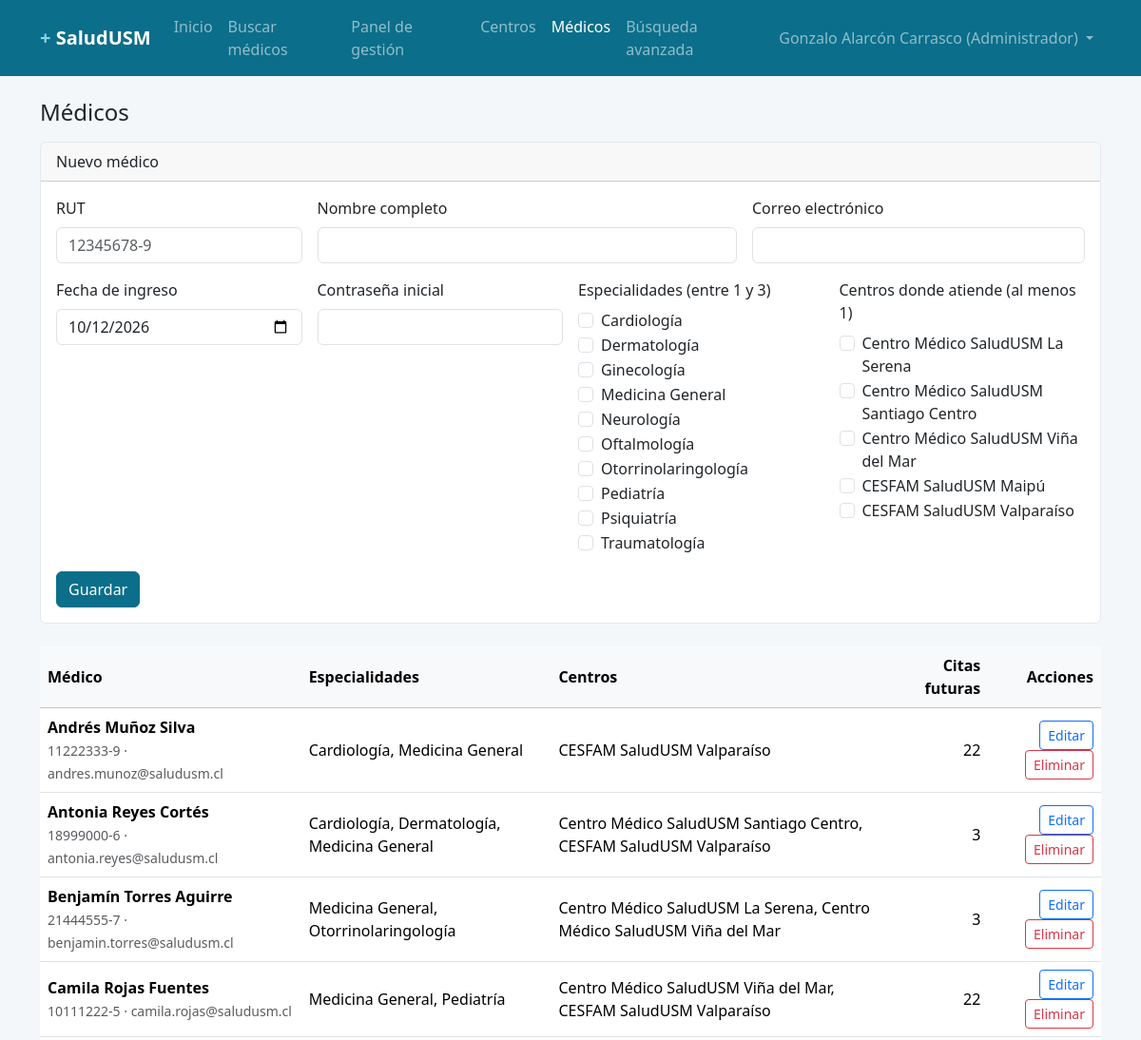
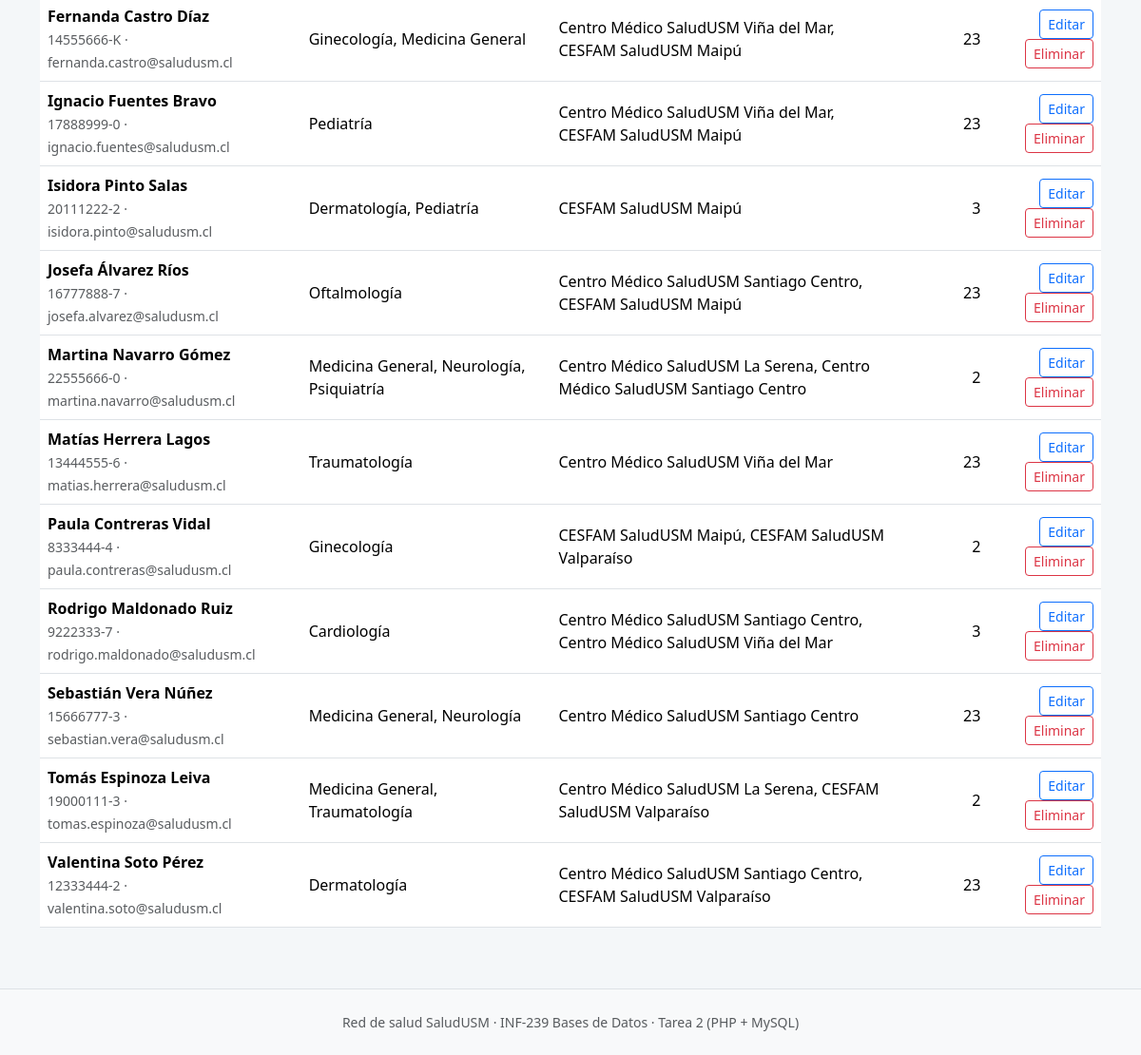
Screenshot of /PHP/admin_medicos.php (signed in) with the database file from the repository (2 pictures, top to bottom).
### tables this page shows
CREATE TABLE especialidad (
    id_especialidad INT         NOT NULL AUTO_INCREMENT,
    nombre          VARCHAR(40) NOT NULL,
    CONSTRAINT pk_especialidad PRIMARY KEY (id_especialidad),
    CONSTRAINT uq_especialidad_nombre UNIQUE (nombre)
);

CREATE TABLE centro_medico (
    id_centro   INT          NOT NULL AUTO_INCREMENT,
    codigo      VARCHAR(10)  NOT NULL,
    nombre      VARCHAR(80)  NOT NULL,
    id_comuna   INT          NOT NULL,
    CONSTRAINT pk_centro_medico PRIMARY KEY (id_centro),
    CONSTRAINT uq_centro_codigo UNIQUE (codigo),
    CONSTRAINT fk_centro_comuna FOREIGN KEY (id_comuna)
        REFERENCES comuna (id_comuna)
        ON UPDATE CASCADE ON DELETE RESTRICT
);

CREATE TABLE usuario (
    rut             VARCHAR(12)  NOT NULL,
    nombre          VARCHAR(80)  NOT NULL,
    email           VARCHAR(100) NOT NULL,
    password_hash   VARCHAR(255) NOT NULL,
    id_rol          INT          NOT NULL,
    fecha_registro  DATETIME     NOT NULL DEFAULT CURRENT_TIMESTAMP,
    CONSTRAINT pk_usuario PRIMARY KEY (rut),
    CONSTRAINT uq_usuario_email UNIQUE (email),
    CONSTRAINT ck_usuario_rut CHECK (rut REGEXP '^[0-9]{7,8}-[0-9Kk]$'),
    CONSTRAINT fk_usuario_rol FOREIGN KEY (id_rol)
        REFERENCES rol (id_rol)
        ON UPDATE CASCADE ON DELETE RESTRICT
);

### PHP/funciones.php (called while the page is built, shortened)
<?php
function h($texto)
{
    return htmlspecialchars((string)$texto, ENT_QUOTES, 'UTF-8');
}

### PHP/admin_medicos.php (the view, shortened to what this page needs)
<?php
require_once 'funciones.php';
$rut_editar = trim($_GET['editar'] ?? $_POST['rut_medico'] ?? '');
$es_edicion = $rut_editar !== '';
$datos = ['rut' => '', 'nombre' => '', 'email' => '', 'fecha_ingreso' => date('Y-m-d')];
$especialidades = $pdo->query('SELECT id_especialidad, nombre FROM especialidad ORDER BY nombre')->fetchAll();
$centros = $pdo->query('SELECT id_centro, nombre FROM centro_medico ORDER BY nombre')->fetchAll();
$medicos = $pdo->query("SELECT u.rut, u.nombre, u.email,
                               (SELECT GROUP_CONCAT(e.nombre ORDER BY e.nombre SEPARATOR ', ')
                                  FROM medico_especialidad me
                                  JOIN especialidad e ON e.id_especialidad = me.id_especialidad
                                 WHERE me.rut_medico = m.rut) AS especialidades,
                               (SELECT GROUP_CONCAT(c.nombre ORDER BY c.nombre SEPARATOR ', ')
                                  FROM medico_centro mc
                                  JOIN centro_medico c ON c.id_centro = mc.id_centro
                                 WHERE mc.rut_medico = m.rut) AS centros,
                               (SELECT COUNT(*)
                                  FROM cita ci
                                  JOIN estado_cita e ON e.id_estado = ci.id_estado
                                 WHERE ci.rut_medico = m.rut
                                   AND ci.fecha >= CURDATE()
                                   AND e.nombre IN ('Reservada','Confirmada')) AS citas_futuras
                        FROM   medico  m
                        JOIN   usuario u ON u.rut = m.rut
                        ORDER BY u.nombre")->fetchAll();
require 'cabecera.php';
?>
<h1 class="h4 mb-3">Médicos</h1>
<div class="card mb-4">
    <div class="card-header">
        <?= $es_edicion ? 'Editar médico: ' . h($datos['nombre']) : 'Nuevo médico' ?>
    </div>
    <div class="card-body">
        <form method="post" action="admin_medicos.php" class="row g-3">
            <div class="col-md-3">
                <label class="form-label" for="rut">RUT</label>
                <input type="text" class="form-control" id="rut" name="rut" placeholder="12345678-9"
                       value="<?= h($datos['rut']) ?>" <?= $es_edicion ? 'disabled' : 'required' ?>>
            </div>
            <div class="col-md-5">
                <label class="form-label" for="nombre">Nombre completo</label>
                <input type="text" class="form-control" id="nombre" name="nombre"
                       value="<?= h($datos['nombre']) ?>" required>
            </div>
            <div class="col-md-4">
                <label class="form-label" for="email">Correo electrónico</label>
                <input type="email" class="form-control" id="email" name="email"
                       value="<?= h($datos['email']) ?>" required>
            </div>
            <div class="col-md-3">
                <label class="form-label" for="fecha_ingreso">Fecha de ingreso</label>
                <input type="date" class="form-control" id="fecha_ingreso" name="fecha_ingreso"
                       value="<?= h($datos['fecha_ingreso']) ?>" required>
            </div>
            <div class="col-md-3">
                <label class="form-label" for="clave">
                    <?= $es_edicion ? 'Nueva contraseña (opcional)' : 'Contraseña inicial' ?>
                </label>
                <input type="password" class="form-control" id="clave" name="clave"
                       <?= $es_edicion ? '' : 'required' ?>>
            </div>
            <?php if (!$es_edicion): ?>
                <div class="col-md-3">
                    <label class="form-label">Especialidades (entre 1 y 3)</label>
                    <?php foreach ($especialidades as $e): ?>
                        <div class="form-check">
                            <input class="form-check-input" type="checkbox" name="especialidades[]"
                                   value="<?= (int)$e['id_especialidad'] ?>"
                                   id="esp<?= (int)$e['id_especialidad'] ?>">
                            <label class="form-check-label" for="esp<?= (int)$e['id_especialidad'] ?>">
                                <?= h($e['nombre']) ?>
                            </label>
                        </div>
                    <?php endforeach; ?>
                </div>
                <div class="col-md-3">
                    <label class="form-label">Centros donde atiende (al menos 1)</label>
                    <?php foreach ($centros as $c): ?>
                        <div class="form-check">
                            <input class="form-check-input" type="checkbox" name="centros[]"
                                   value="<?= (int)$c['id_centro'] ?>" id="cen<?= (int)$c['id_centro'] ?>">
                            <label class="form-check-label" for="cen<?= (int)$c['id_centro'] ?>">
                                <?= h($c['nombre']) ?>
                            </label>
                        </div>
                    <?php endforeach; ?>
                </div>
            <?php endif; ?>
            <div class="col-12 d-flex gap-2">
                <button class="btn btn-salud" type="submit">Guardar</button>
            </div>
        </form>
    </div>
</div>
<div class="table-responsive">
    <table class="table table-hover align-middle bg-white">
        <thead class="table-light">
            <tr>
                <th>Médico</th>
                <th>Especialidades</th>
                <th>Centros</th>
                <th class="text-end">Citas futuras</th>
                <th class="text-end">Acciones</th>
            </tr>
        </thead>
        <tbody>
        <?php foreach ($medicos as $m): ?>
            <tr>
                <td><strong><?= h($m['nombre']) ?></strong><br>
                    <span class="text-muted small"><?= h($m['rut']) ?> &middot; <?= h($m['email']) ?></span></td>
                <td><?= h($m['especialidades']) ?></td>
                <td><?= h($m['centros']) ?></td>
                <td class="text-end"><?= (int)$m['citas_futuras'] ?></td>
                <td class="text-end">
                    <a class="btn btn-sm btn-outline-primary"
                       href="admin_medicos.php?editar=<?= urlencode($m['rut']) ?>">Editar</a>
                    <form method="post" action="admin_medicos.php" class="d-inline"
                          onsubmit="return confirm('¿Eliminar a este médico del sistema?');">
                        <button class="btn btn-sm btn-outline-danger" type="submit">Eliminar</button>
                    </form>
                </td>
            </tr>
        <?php endforeach; ?>
        </tbody>
    </table>
</div>
<?php require 'pie.php'; ?>

### CSS/estilos.css (style rules this page uses)
:root { --salud-azul: #0b6e8a; --salud-azul-oscuro: #075769; --salud-fondo: #f4f7f9; }
body { background-color: var(--salud-fondo); }
.btn-salud { background-color: var(--salud-azul); border-color: var(--salud-azul); color: #fff; }
.table > :not(caption) > * > * { vertical-align: middle; }
.card { border: 1px solid #e3e9ee; }

### rows the page displays
especialidad: nombre "Cardiología"
especialidad: nombre "Dermatología"
especialidad: nombre "Ginecología"
especialidad: nombre "Medicina General"
especialidad: nombre "Neurología"
especialidad: nombre "Oftalmología"
especialidad: nombre "Otorrinolaringología"
especialidad: nombre "Pediatría"
especialidad: nombre "Psiquiatría"
especialidad: nombre "Traumatología"
centro_medico: nombre "Centro Médico SaludUSM La Serena"
centro_medico: nombre "Centro Médico SaludUSM Santiago Centro"
centro_medico: nombre "Centro Médico SaludUSM Viña del Mar"
centro_medico: nombre "CESFAM SaludUSM Maipú"
centro_medico: nombre "CESFAM SaludUSM Valparaíso"
usuario: nombre "Andrés Muñoz Silva", rut "11222333-9", email "andres.munoz@saludusm.cl", especialidades "Cardiología, Medicina General", centros "CESFAM SaludUSM Valparaíso", citas_futuras "22"
usuario: nombre "Antonia Reyes Cortés", rut "18999000-6", email "antonia.reyes@saludusm.cl", especialidades "Cardiología, Dermatología, Medicina General", centros "Centro Médico SaludUSM Santiago Centro, CESFAM SaludUSM Valparaíso", citas_futuras "3"
usuario: nombre "Benjamín Torres Aguirre", rut "21444555-7", email "benjamin.torres@saludusm.cl", especialidades "Medicina General, Otorrinolaringología", centros "Centro Médico SaludUSM La Serena, Centro Médico SaludUSM Viña del Mar", citas_futuras "3"
usuario: nombre "Camila Rojas Fuentes", rut "10111222-5", email "camila.rojas@saludusm.cl", especialidades "Medicina General, Pediatría", centros "Centro Médico SaludUSM Viña del Mar, CESFAM SaludUSM Valparaíso", citas_futuras "22"
usuario: nombre "Fernanda Castro Díaz", rut "14555666-K", email "fernanda.castro@saludusm.cl", especialidades "Ginecología, Medicina General", centros "Centro Médico SaludUSM Viña del Mar, CESFAM SaludUSM Maipú", citas_futuras "23"
usuario: nombre "Ignacio Fuentes Bravo", rut "17888999-0", email "ignacio.fuentes@saludusm.cl", especialidades "Pediatría", centros "Centro Médico SaludUSM Viña del Mar, CESFAM SaludUSM Maipú", citas_futuras "23"
usuario: nombre "Isidora Pinto Salas", rut "20111222-2", email "isidora.pinto@saludusm.cl", especialidades "Dermatología, Pediatría", centros "CESFAM SaludUSM Maipú", citas_futuras "3"
usuario: nombre "Josefa Álvarez Ríos", rut "16777888-7", email "josefa.alvarez@saludusm.cl", especialidades "Oftalmología", centros "Centro Médico SaludUSM Santiago Centro, CESFAM SaludUSM Maipú", citas_futuras "23"
usuario: nombre "Martina Navarro Gómez", rut "22555666-0", email "martina.navarro@saludusm.cl", especialidades "Medicina General, Neurología, Psiquiatría", centros "Centro Médico SaludUSM La Serena, Centro Médico SaludUSM Santiago Centro", citas_futuras "2"
usuario: nombre "Matías Herrera Lagos", rut "13444555-6", email "matias.herrera@saludusm.cl", especialidades "Traumatología", centros "Centro Médico SaludUSM Viña del Mar", citas_futuras "23"
usuario: nombre "Paula Contreras Vidal", rut "8333444-4", email "paula.contreras@saludusm.cl", especialidades "Ginecología", centros "CESFAM SaludUSM Maipú, CESFAM SaludUSM Valparaíso", citas_futuras "2"
usuario: nombre "Rodrigo Maldonado Ruiz", rut "9222333-7", email "rodrigo.maldonado@saludusm.cl", especialidades "Cardiología", centros "Centro Médico SaludUSM Santiago Centro, Centro Médico SaludUSM Viña del Mar", citas_futuras "3"
usuario: nombre "Sebastián Vera Núñez", rut "15666777-3", email "sebastian.vera@saludusm.cl", especialidades "Medicina General, Neurología", centros "Centro Médico SaludUSM Santiago Centro", citas_futuras "23"
usuario: nombre "Tomás Espinoza Leiva", rut "19000111-3", email "tomas.espinoza@saludusm.cl", especialidades "Medicina General, Traumatología", centros "Centro Médico SaludUSM La Serena, CESFAM SaludUSM Valparaíso", citas_futuras "2"
usuario: nombre "Valentina Soto Pérez", rut "12333444-2", email "valentina.soto@saludusm.cl", especialidades "Dermatología", centros "Centro Médico SaludUSM Santiago Centro, CESFAM SaludUSM Valparaíso", citas_futuras "23"

### other values shown
$u['nombre'] "Gonzalo Alarcón Carrasco"
nombre_rol($u['id_rol']) "Administrador"
